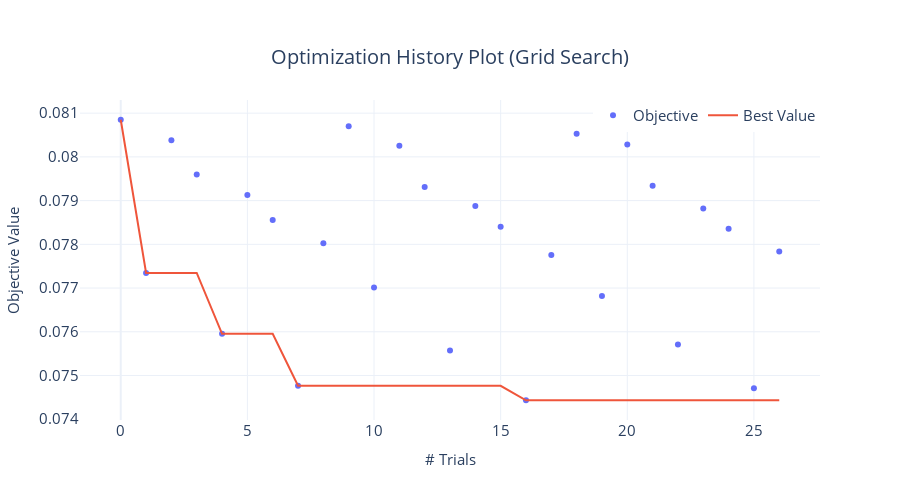

Source (notebook cell):
### Code cell
fig = plot_optimization_history(grid_search_trials)
fig = format_plot(fig, xlabel="# Trials", ylabel="Objective Value", title="Optimization History Plot (Grid Search)")
fig.write_image("imgs/chapter_10/opt_history_gs.png")
fig.show()

### Figure 1 — Plotly figure (JSON) as saved in the notebook; plotly's stock layout.template omitted (floating-point values rounded to 4 significant figures)
{"data": [{"mode": "markers", "name": "Objective", "type": "scatter", "x": [0, 1, 2, 3, 4, 5, 6, 7, 8, 9, 10, 11, 12, 13, 14, 15, 16, 17, 18, 19, 20, 21, 22, 23, 24, 25, 26], "y": [0.08085, 0.07735, 0.08038, 0.0796, 0.07595, 0.07913, 0.07856, 0.07477, 0.07803, 0.0807, 0.07701, 0.08026, 0.07931, 0.07557, 0.07888, 0.0784, 0.07443, 0.07776, 0.08053, 0.07682, 0.08028, 0.07934, 0.07571, 0.07882, 0.07835, 0.07471, 0.07783]}, {"mode": "lines", "name": "Best Value", "type": "scatter", "x": [0, 1, 2, 3, 4, 5, 6, 7, 8, 9, 10, 11, 12, 13, 14, 15, 16, 17, 18, 19, 20, 21, 22, 23, 24, 25, 26], "y": [0.08085, 0.07735, 0.07735, 0.07735, 0.07595, 0.07595, 0.07595, 0.07477, 0.07477, 0.07477, 0.07477, 0.07477, 0.07477, 0.07477, 0.07477, 0.07477, 0.07443, 0.07443, 0.07443, 0.07443, 0.07443, 0.07443, 0.07443, 0.07443, 0.07443, 0.07443, 0.07443]}], "layout": {"autosize": false, "height": 500, "legend": {"font": {"size": 15}, "orientation": "h", "title": {}, "x": 1, "xanchor": "right", "y": 0.9, "yanchor": "bottom"}, "title": {"font": {"size": 20}, "text": "Optimization History Plot (Grid Search)", "x": 0.5, "xanchor": "center", "yanchor": "top"}, "width": 900, "xaxis": {"tickfont": {"size": 15}, "title": {"font": {"size": 15}, "text": "# Trials"}}, "yaxis": {"tickfont": {"size": 15}, "title": {"font": {"size": 15}, "text": "Objective Value"}}}}
